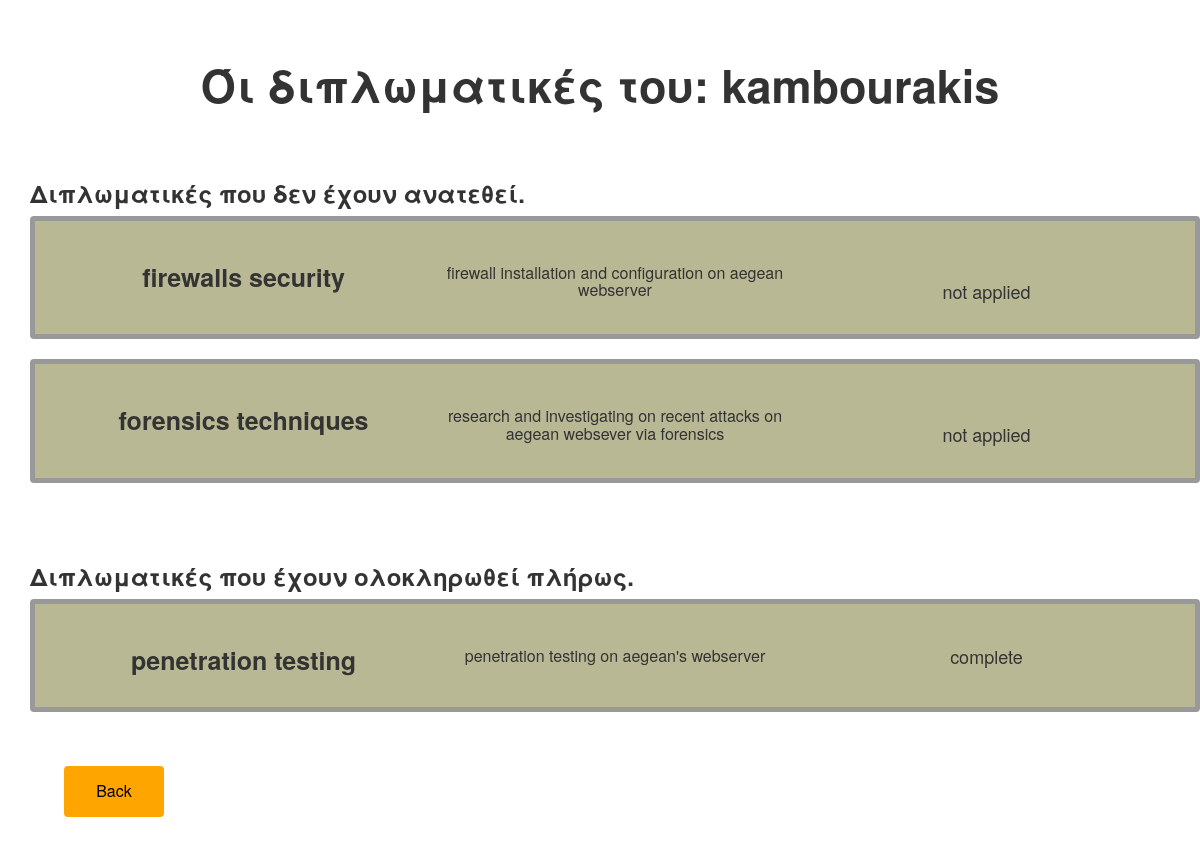
The app's page /WebDev/show_projects.php (signed in) with its own data.
### tables this page shows
CREATE TABLE `projects` (
  `projectID` int(11) NOT NULL,
  `teacher` varchar(20) NOT NULL,
  `students_number` tinyint(4) NOT NULL,
  `student1` varchar(20) DEFAULT NULL,
  `student2` varchar(20) DEFAULT NULL,
  `student3` varchar(20) NOT NULL,
  `projectname` varchar(50) NOT NULL,
  `summary` varchar(500) NOT NULL,
  `status` varchar(20) NOT NULL,
  `grade` float DEFAULT NULL,
  `folder` varchar(20) NOT NULL,
  `date_creation` date NOT NULL,
  `date_approved` date NOT NULL,
  `date_finished` date NOT NULL
);

### WebDev/show_projects.php (the view, shortened to what this page needs)
<!DOCTYPE html>
<html lang="en">
    <head>
        <link rel="stylesheet" href="https://maxcdn.bootstrapcdn.com/bootstrap/3.3.7/css/bootstrap.min.css">
        <link rel="stylesheet" type="text/css"  href="css/bootstrap.css">
        <link rel="stylesheet" type="text/css" href="fonts/font-awesome/css/font-awesome.css">
        <link rel="stylesheet" type="text/css"  href="css/style.css">
        <link rel="stylesheet" type="text/css" href="css/responsive.css">
        <link rel="stylesheet" href="https://maxcdn.bootstrapcdn.com/bootstrap/3.3.7/css/bootstrap.min.css">
    </head>
    <body>
        <div class="container">
            <br></br>
            <?php
            $servername = "localhost";
            $username = "root";
            $dbname = "webdev";
            $conn = new mysqli($servername, $username, '', $dbname);
            $teacher = $_SESSION["username"];
            $sql = "SELECT status,projectname,summary FROM projects WHERE teacher = '$teacher' ";
            $result = $conn->query($sql);
            ?>
            <h3 style=" text-align:center; font-weight: bold; font-size:45px;"> Όι διπλωματικές του: <?php echo $teacher; ?></h3>
            <?php
            $counter = 0;
            if ($result->num_rows > 0) {
                $array = array($result->num_rows);
                $cout = 0;
                while ($row = $result->fetch_assoc()) {
                    if ($row["status"] == 'not applied') {
                        if ($cout == 0) {
                            $cout++;
                            ?>
                            <br>
                            <br>
                            <h3 style="font-weight: bold;">Διπλωματικές που δεν έχουν ανατεθεί.</h3>
                        <?php } ?>
                        <div class="container" style=" border-radius: 4px; border: 5px solid #999999;   padding:2%; background-color:#b8b894; text-align:center;" >
                            <form id="1" action="" method="post">
                                <div class="col-md-4" >
                                    <h3 style="font-size:25px;  font-weight: bold;"><?php echo $row["projectname"] ?></h3>
                                </div>
                                <div class="col-md-4">
                                    <h3 style="font-size: 16px;">  <?php echo $row["summary"] ?> </h3>
                                </div>
                                <div class="col-md-4">
                                    <h3 style="padding-top: 18px; font-size: 18px;">  <?php echo $row["status"] ?></h3>
                                </div>
                            </form>
                        </div>
                        <br>
                        <?php
                    }
                    $array[$counter] = $row;
                    $counter++;
                }
                $result = count($array);
                            ?>
                        <?php
                $cout = 0;
                for ($i = 0; $i < $result; $i++) {
                    if ($array[$i]['status'] == 'complete') {
                        if ($cout == 0) {
                            $cout++;
                            ?>
                            <br>
                            <br>
                            <h3 style="font-weight: bold;" >Διπλωματικές που έχουν ολοκληρωθεί πλήρως.</h3>
                        <?php } ?>
                        <div class="container" style=" border-radius: 4px;  border: 5px solid #999999; background-color:#b8b894; padding:2%; text-align:center;" >
                            <form id="1" action="" method="post">
                                <div class="col-md-4" >
                                    <h3 style="font-size:25px;  font-weight: bold;"><?php echo $array[$i]["projectname"] ?></h3>
                                </div>
                                <div class="col-md-4">
                                    <h3 style="font-size: 16px;">  <?php echo $array[$i]["summary"] ?> </h3>
                                </div>
                                <div class="col-md-4">
                                    <h3 style="font-size: 18px;">  <?php echo $array[$i]["status"] ?></h3>
                                </div>
                            </form>
                        </div>
                        <br>
                        <?php
                    }
                }
            }
            ?>
        </div>
        <div class="container">
            <div class="col-md-12" style="padding:3%">
                <form id="pp" action="<?php echo $_SESSION["path"]; ?>" method="post">
                    <input name="log" type="submit" class="button5" style="align-content:center; border-color:#ffa31a;color:black; background-color:orange;" value="Back">
                </form>
            </div>
        </div>
    </body>
</html>

### WebDev/css/style.css (style rules this page uses)
html { position: relative; min-height: 100%; }
body, html { font-family: 'Raleway', sans-serif; text-rendering: optimizeLegibility !important; -webkit-font-smoothing: antialiased !important; }
.button5 { background-color: #476b6b ; color: white; padding: 14px 32px; font-size: 16px; border-radius: 4px; border: 1px #5c8a8a; }
@media (min-width: 1200px) { .container { width: 1200px; } }

### records on screen
projects: shows "Διπλωματικές που δεν έχουν ανατεθεί.", projectname "firewalls security", summary "firewall installation and configuration on aegean webserver", status "not applied"
projects: projectname "forensics techniques", summary "research and investigating on recent attacks on aegean websever via forensics", status "not applied"
projects: projectname "penetration testing", summary "penetration testing on aegean's webserver", status "complete"

### other values on screen
$teacher "kambourakis"
